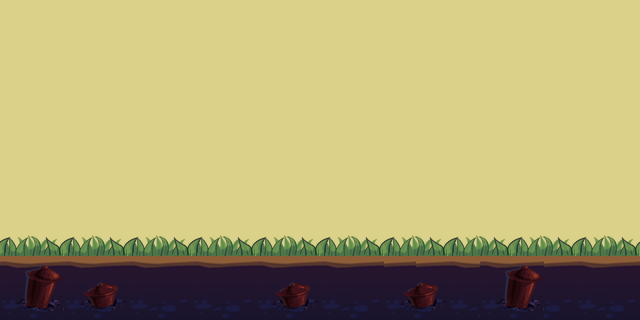

Below is a game level as drawn by its tile map, then a one-line description and the .tmx that defines it (tile-layer data replaced by summaries):
An orthogonal 20x10 tile map with 32x32 px tiles, 2 tile layers (background, grass) and 12 objects.

<map version="1.0" orientation="orthogonal" width="20" height="10" tilewidth="32" tileheight="32">
 <tileset firstgid="1" name="map" tilewidth="32" tileheight="32">
  <image source="map.png" width="128" height="128" />
 </tileset>
 <layer name="background" width="20" height="10">
  <data>[200 cells, 200 non-empty, 13 distinct tile ids]</data>
 </layer>
 <layer name="grass" width="20" height="10">
  <data>[200 cells, 20 non-empty, 2 distinct tile ids]</data>
 </layer>
 <objectgroup name="coin" width="20" height="10">
  <object x="320" y="128" />
  <object x="352" y="128" />
  <object x="352" y="160" />
  <object x="352" y="192" />
  <object x="352" y="224" />
  <object x="320" y="224" />
  <object x="384" y="224" />
  <object x="480" y="224" />
 </objectgroup>
 <objectgroup name="rock" width="20" height="10">
  <object x="512" y="128" width="96" height="96" />
  <object x="608" y="224" />
  <object x="576" y="128" />
  <object x="512" y="160" />
 </objectgroup>
</map>
